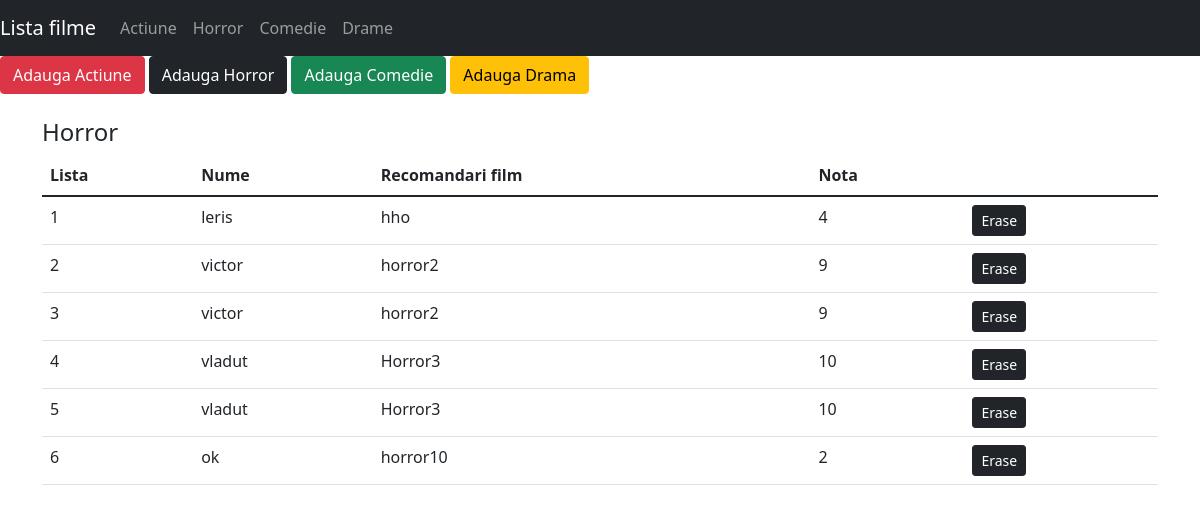
Page /show_Horror on the committed database.
### personal/models.py (models this page shows, shortened)
class Filme(models.Model):
    Nume = models.CharField(max_length=20,blank=False)
    Filmul = models.CharField(max_length=100,blank=False)
    Nota = models.IntegerField()
    class Meta:
        abstract = True

class Horror(Filme):
    pass

### personal/views.py (the view)
# urls.py: url(r'^show_Horror$',show_Horrors,name='show_Horrors'),
def show_Horrors(request):
    items = Horror.objects.all()
    context = {
        'items': items,
        'header': 'Horror'
    }
    return render(request,'interface.html',context)

### personal/templates/interface.html (shortened to what this page needs)
{% extends 'base.html'%}
{% block body %}
<h4>{{ header }}</h4>
<table class="table table-hover">
    <thead>
        <tr>
            <th>Lista</th>
            <th>Nume</th>
            <th>Recomandari film</th>
            <th>Nota</th>
            <td>
            </td>
        </tr>
    </thead>
    <tbody>
        {%for item in items%}
        <tr>
            <td>{{item.pk}}</td>
            <td>{{item.Nume}}</td>
            <td>{{item.Filmul}}</td>
            <td>{{item.Nota}}</td>
            {%if header|lower == "actiune"%}
            <td>
                <a href="{% url 'Remove_actiune' item.pk %}" class="btn btn-danger btn-sm" role="button">Erase</a>
            </td>
            {% elif header|lower == "horror"%}
            <td>
                <a href="{% url 'Remove_horror' item.pk %}" class="btn btn-dark btn-sm" role="button">Erase</a>
            </td>
            {% elif header|lower == "drame"%}
            <td>
                <a href="{% url 'Remove_drame' item.pk %}" class="btn btn-warning btn-sm" role="button">Erase</a>
            </td>
            {% elif header|lower == "comedii"%}
            <td>
                <a href="{% url 'Remove_comedie' item.pk %}" class="btn btn-success btn-sm" role="button">Erase</a>
            </td>
            {%endif%}
        </tr>
        {% endfor %}
    </tbody>
</table>
{% endblock %}

### personal/templates/base.html (shortened to what this page needs)
<!DOCTYPE html>
<html lang="en">
<head>
</head>
{% load static %}
<link rel="stylesheet" href="{% static '/css/style.css'%}">
<link rel="stylesheet" href="{% static '/css/bootstrap.min.css'%}">
<body>
<nav class="navbar navbar-expand navbar-dark bg-dark">
      <a class="navbar-brand" href="#">Lista filme</a>
      <div class="collapse navbar-collapse" id="navbarsExample02">
        <ul class="navbar-nav mr-auto">
          <li class="nav-item active">
               <a class="nav-link" href="{% url 'show_Actions'%}">Actiune </a>
          </li>
          <li class="nav-item">
              <a class="nav-link" href="{% url 'show_Horrors'%}">Horror </a>
          </li>
             <li class="nav-item">
              <a class="nav-link" href="{% url 'show_Comedies'%}">Comedie </a>
          </li>
             <li class="nav-item">
              <a class="nav-link" href="{% url 'show_Dramas'%}">Drame</a>
          </li>
        </ul>
      </div>
    </nav>
    <div class="cotainer">
        <td>
            <a href="{%url 'New_Actiune'%}"><button type="button" class="btn btn-danger">Adauga Actiune</button></a>
            <a href="{%url 'New_Horror'%}"><button type="button" class="btn btn-dark">Adauga  Horror</button></a>
            <a href="{%url 'New_Comedie'%}"><button type="button" class="btn btn-success">Adauga  Comedie</button></a>
            <a href="{%url 'New_Drama'%}"><button type="button" class="btn btn-warning">Adauga  Drama</button></a>
        </td>
    </div>
  <div class = "container">
    {% block body %}
    {% endblock %}
  </div>
</body>
</html>

### rows in the picture
Horror: pk "1", Nume "leris", Filmul "hho", Nota "4"
Horror: pk "2", Nume "victor", Filmul "horror2", Nota "9"
Horror: pk "3", Nume "victor", Filmul "horror2", Nota "9"
Horror: pk "4", Nume "vladut", Filmul "Horror3", Nota "10"
Horror: pk "5", Nume "vladut", Filmul "Horror3", Nota "10"
Horror: pk "6", Nume "ok", Filmul "horror10", Nota "2"

### other values in the picture
{{ header }} "Horror"
